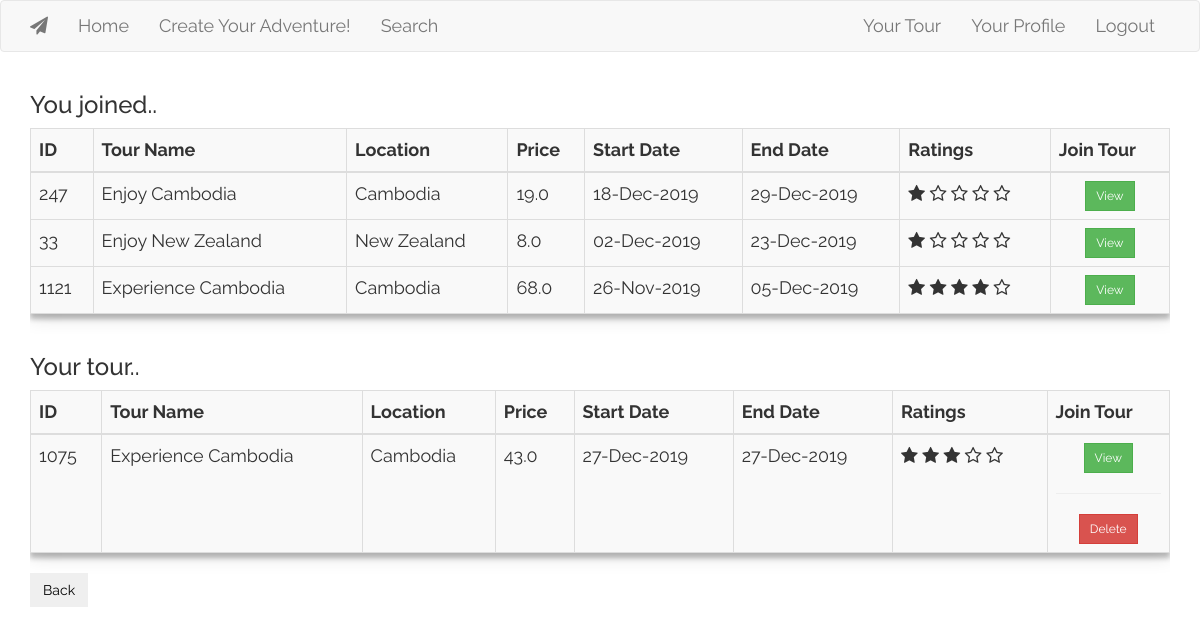
/joinedtours?page=2 (signed in), run on an earlier commit of the app's database.
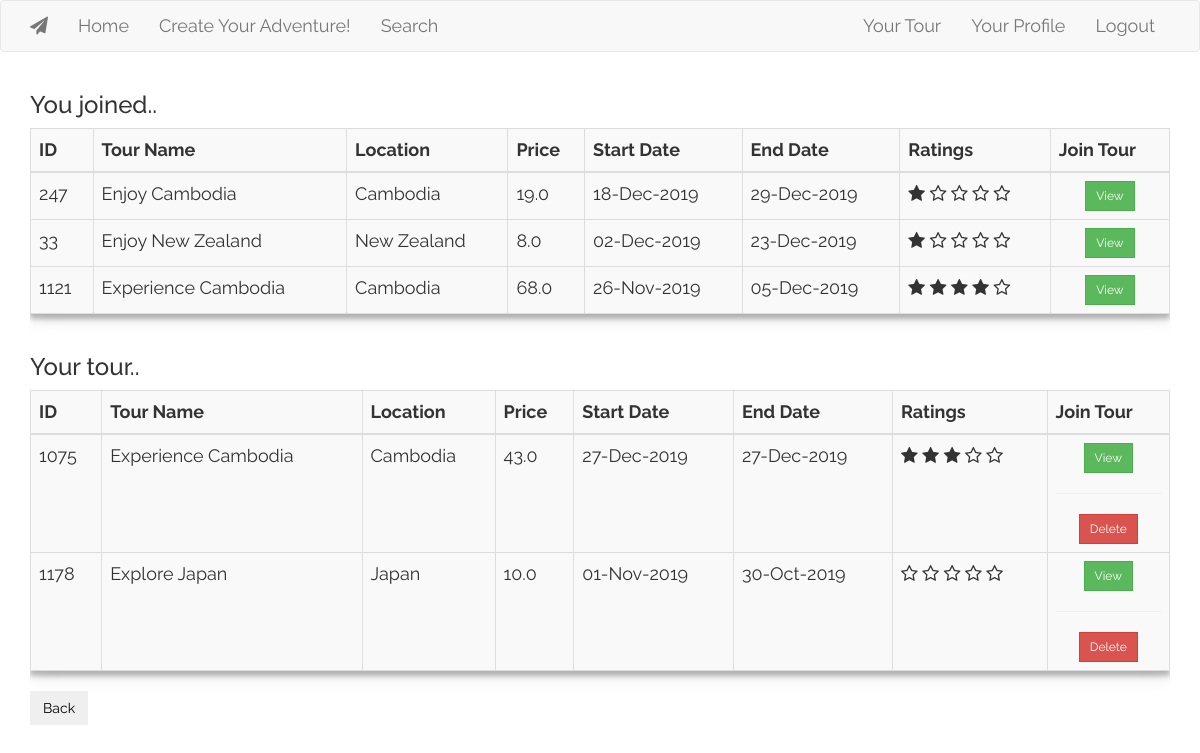
And on a later commit of the database.
### app/models.py (models this page shows, shortened)
class Tour(database.Model):
    id = database.Column(database.Integer, primary_key=True)
    tour_name = database.Column(database.String(50))
    tour_description = database.Column(database.String(140))
    tour_location = database.Column(database.String(50))
    tour_price = database.Column(database.Float)
    start_date = database.Column(database.DateTime)
    end_date = database.Column(database.DateTime)
    timestamp = database.Column(database.DateTime, index=True, default=datetime.now)
    user_id = database.Column(database.Integer, database.ForeignKey('user.id'))
    ratings  = database.Column(database.Float)
    f_status = database.Column(database.Boolean, default = False)

### app/routes.py (the view)
@app.route('/joinedtours')
def joinedtours():
    tourparted = User.get_participated_tours(user_id = current_user.id)
    tourcreated = User.get_created_tours(user_id = current_user.id)
    page = request.args.get('page', 1, type=int)
    tourcreated = tourcreated.paginate(page, 10, False)
    next_url = url_for('joinedtours', page=tourcreated.next_num) if tourcreated.has_next else None
    prev_url = url_for('joinedtours', page=tourcreated.prev_num) if tourcreated.has_prev else None
    return render_template('joinedtour.html',  tourcreated = tourcreated.items, tourpart = tourparted, next_url = next_url, prev_url = prev_url)

### app/__init__.py (called while the page is built)
def format_datetime(value, format='medium'):
    if format == 'full':
        format="EEEE, d. MMMM y 'at' HH:mm"
    elif format == 'medium':
        format="dd-MMM-y"
    return babel.dates.format_datetime(value, format)

### app/models.py (called while the page is built)
@login.user_loader
def load_user(id):
    return User.query.get(int(id))

    @staticmethod
    def get_participated_tours(user_id, tour_participated = []):
        tour_participated = Tour.query.join(TourParticipant, (TourParticipant.tour_id == Tour.id)).filter(and_(TourParticipant.user_id == user_id, Tour.f_status != True))
        return tour_participated

    @staticmethod
    def get_created_tours(user_id, tour_participated = []):
        tour_created = Tour.query.filter(and_(Tour.user_id == user_id, Tour.f_status != True))
        return tour_created

### app/templates/joinedtour.html (shortened to what this page needs)
{% extends "base.html" %}
{% block app_content %}
<h3>You joined..</h3>
<div class = "table-responsive">
<table class = "table table-striped table-hover table-bordered table-responsive align-middle">
 <thead>
        <tr>
                <th>ID</th>
                <th>Tour Name</th>
                <th>Location</th>
                <th>Price</th>
                <th>Start Date</th>
                <th>End Date</th>
                <th>Ratings</th>
                <th>Join Tour</th>
        </tr>
 </thead>
 <tbody>
                {% for tourjoined in tourpart %}
                <tr>
                    <td>{{tourjoined.id}}</td>
                    <td>{{tourjoined.tour_name}}</td>
                    <td>{{tourjoined.tour_location}}</td>
                    <td>{{tourjoined.tour_price}}</td>
                    <td>{{tourjoined.start_date|datetime}}</td>
                    <td>{{tourjoined.end_date|datetime}}</td>
                    <td>
                        <div class="star-rating main" data-toggle = "tooltip" data-placement="right" title = "{{ tourjoined.ratings }}  stars" >
                        <span class="fa fa-star-o" data-rating="1"></span>
                        <span class="fa fa-star-o" data-rating="2"></span>
                        <span class="fa fa-star-o" data-rating="3"></span>
                        <span class="fa fa-star-o" data-rating="4"></span>
                        <span class="fa fa-star-o" data-rating="5"></span>
                        </div>
                    </td>
                    <td style = "text-align: center">
                        <a href="{{ url_for('viewtour', id=tourjoined.id) }}"><button class = "btn btn-secondary btn-sm btn-success">{{ ('View') }}</a></button>
                    </td>
                </tr>
                {% endfor %}
</tbody>
</table>
</div>
<h3>Your tour..</h3>
<div class = "table-responsive">
<table class = "table table-striped table-hover table-bordered table-responsive align-middle">
 <thead>
        <tr>
                <th>ID</th>
                <th>Tour Name</th>
                <th>Location</th>
                <th>Price</th>
                <th>Start Date</th>
                <th>End Date</th>
                <th>Ratings</th>
                <th>Join Tour</th>
        </tr>
 </thead>
 <tbody>
                {% for tour in tourcreated %}
                <tr>
                    <td>{{tour.id}}</td>
                    <td>{{tour.tour_name}}</td>
                    <td>{{tour.tour_location}}</td>
                    <td>{{tour.tour_price}}</td>
                    <td>{{tour.start_date|datetime}}</td>
                    <td>{{tour.end_date|datetime}}</td>
                    <td>
                        <div class="star-rating main" data-toggle = "tooltip" data-placement="right" title = "{{ tour.ratings }}  stars" >
                        <span class="fa fa-star-o" data-rating="1"></span>
                        <span class="fa fa-star-o" data-rating="2"></span>
                        <span class="fa fa-star-o" data-rating="3"></span>
                        <span class="fa fa-star-o" data-rating="4"></span>
                        <span class="fa fa-star-o" data-rating="5"></span>
                        </div>
                    </td>
                    <td style = "text-align: center">
                        <a href="{{ url_for('viewtour', id=tour.id) }}"><button class = "btn btn-secondary btn-sm btn-success">{{ ('View') }}</a></button>
                        {% if current_user.id == tour.user_id or current_user.access == 'admin' %}
                            <hr><a href="{{ url_for('deletetour', id=tour.id) }}"><button class = "btn btn-secondary btn-sm btn-danger">{{ ('Delete') }}</a></button>
                        {% endif %}
                    </td>
                </tr>
                {% endfor %}
</tbody>
</table>
{% if prev_url %}
<a href="{{ prev_url }}"><button  style = "float: left; color: black" class = "btn square submit">{{ ('Back') }}</button></a>
{% endif %}
</div>
{% endblock %}

### app/templates/base.html (shortened to what this page needs)
{% extends 'bootstrap/base.html'%}
{% block styles %}
{{super()}}
<link rel="stylesheet"
      href="{{url_for('.static', filename='main.css')}}">
<link rel="stylesheet"
        href="https://stackpath.bootstrapcdn.com/font-awesome/4.7.0/css/font-awesome.min.css">
{% endblock %}
{% block navbar %}
    <nav class="navbar navbar-default">
        <div class="container">
            <div class="navbar-header">
                <a class="navbar-brand" href="{{ url_for('index') }}">
                        <i class="fa  fa-paper-plane"></i> </a>
            </div>
            <div class="collapse navbar-collapse" id="bs-example-navbar-collapse-1">
                    <ul class="nav navbar-nav">
                            <li><a href="{{ url_for('index') }}">Home</a></li>
                            <li><a href="{{ url_for('create') }}">Create Your Adventure!</a></li>
                            <li><a href="{{ url_for('search') }}">Search</a></li>
                    </ul>
                    <ul class="nav navbar-nav navbar-right">
                        {% if not current_user.is_anonymous %}
                        <li><a href="{{ url_for('joinedtours') }}">Your Tour</a></li>
                        {% endif %}
                        {% if current_user.is_authenticated %}
                        <li><a href="{{ url_for('profile', id = current_user.id) }}">Your Profile</a></li>
                        {% endif %}
                        {% if current_user.is_anonymous %}
                        <li><a href="{{ url_for('login') }}">Login</a></li>
                        {% else %}
                        <li><a href="{{ url_for('logout') }}">Logout</a></li>
                        {% endif %}
                    </ul>
            </div>
        </div>
    </nav>
{% endblock %}
{%block content %}
    <div class = "container">
        {% block app_content %}{% endblock %}
{% endblock %}

### app/static/main.css (style rules this page uses)
table { width: 100% !important; align-content: center !important; box-shadow: 0 0 20px 0 rgba(0, 0, 0, 0.2), 0 5px 5px 0 rgba(0, 0, 0, 0.24); background: #F9F9F9; }
body { font: 18px Raleway, sans-serif !important; }
a, a:hover, a:active, a:visited { color: white; }
.submit { -webkit-transition-duration: 0.4s; transition-duration: 0.4s; }
.btn { border-radius: 0; }

What changed in the data, as far as the page shows it:
added Tour: id "1178", tour_name "Explore Japan", tour_location "Japan", tour_price "10.0", start_date "01-Nov-2019", end_date "30-Oct-2019", value "View", value "Delete", shown under "Your tour.."
